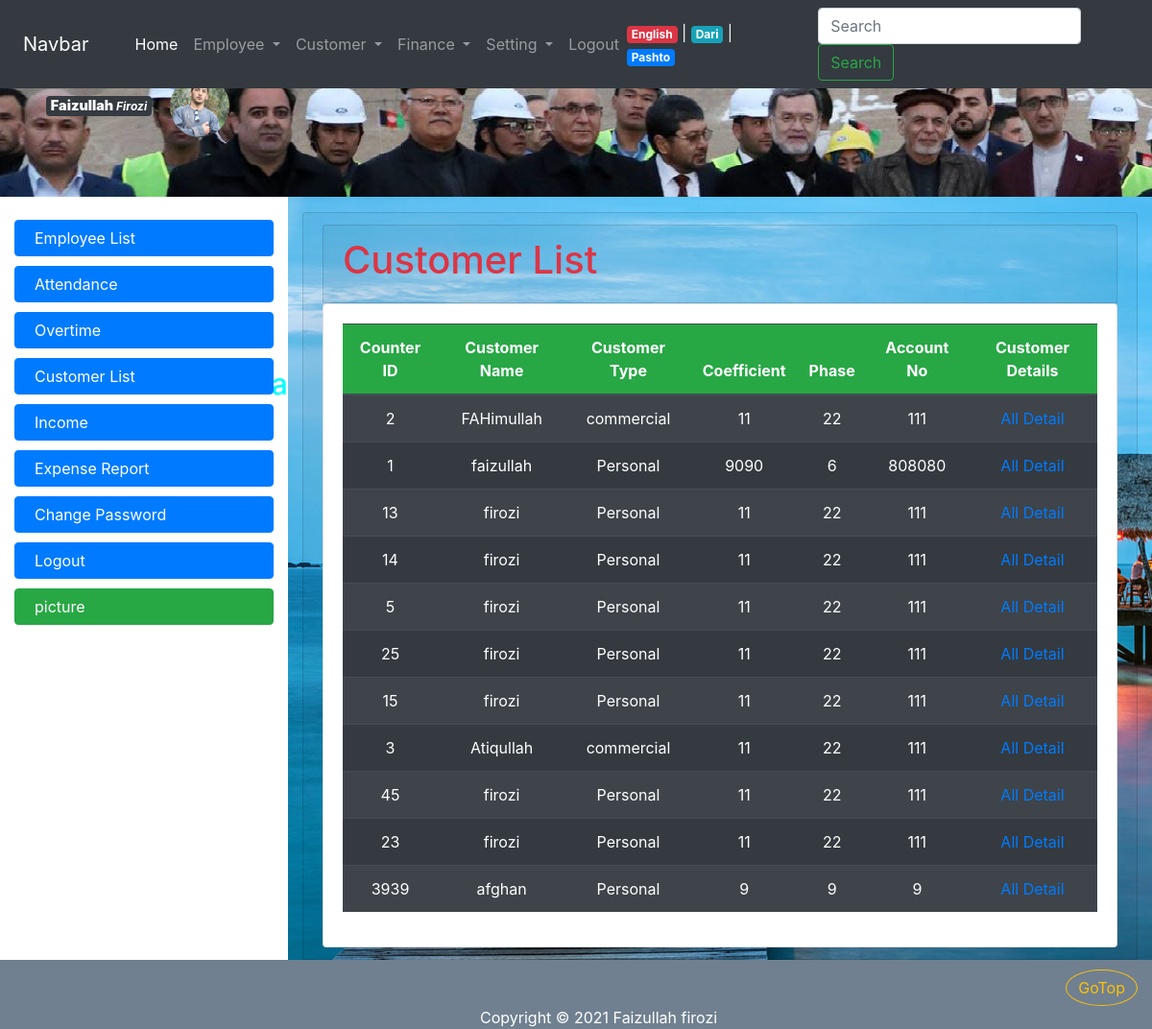
The app's page /customer_list.php (signed in) with its own data.
### tables this page shows
CREATE TABLE IF NOT EXISTS `employee` (
  `employee_id` int(11) NOT NULL AUTO_INCREMENT,
  `firstname` varchar(32) NOT NULL,
  `lastname` varchar(32) NOT NULL,
  `fathername` varchar(32) NOT NULL,
  `gender` tinyint(1) NOT NULL,
  `birth_year` int(11) NOT NULL,
  `nic` varchar(64) NOT NULL,
  `marital_status` tinyint(1) NOT NULL,
  `province_id` int(11) DEFAULT NULL,
  `district` varchar(64) NOT NULL,
  `address` varchar(255) DEFAULT NULL,
  `email` varchar(255) DEFAULT NULL,
  `degree_id` int(11) NOT NULL,
  `photo` varchar(128) DEFAULT NULL,
  `hire_date` date NOT NULL,
  `resign_date` date DEFAULT NULL,
  PRIMARY KEY (`employee_id`),
  UNIQUE KEY `nic` (`nic`),
  UNIQUE KEY `email` (`email`),
  KEY `employee_province_fk` (`province_id`),
  KEY `employee_degree_fk` (`degree_id`)
);

CREATE TABLE IF NOT EXISTS `counterbox` (
  `counter_id` int(11) NOT NULL,
  `customer_type` tinyint(1) NOT NULL,
  `coeffecent` int(11) NOT NULL,
  `phase` tinyint(4) NOT NULL,
  `account_no` int(11) NOT NULL,
  `customer_no` int(11) NOT NULL,
  `customer_name` varchar(128) NOT NULL,
  `father_name` varchar(32) DEFAULT NULL,
  `province_id` int(11) NOT NULL,
  `district` varchar(64) NOT NULL,
  `address` varchar(255) DEFAULT NULL,
  `junction` varchar(128) NOT NULL,
  `transformer` varchar(128) NOT NULL,
  `box_id` varchar(128) NOT NULL,
  `rout_code` varchar(255) NOT NULL,
  PRIMARY KEY (`counter_id`),
  KEY `province_counterbox_fk` (`province_id`)
);

### local/en.php (called while the page is built, shortened)
<?php
$banner_title = " Welcom To Breshna Compani Website ";
$menu_home = "Home";
$menu_employee = "Employee";
$menu_employee_list = "Employee List";
$menu_attendance = "Attendance";
$menu_overtime = "Overtime";
$menu_customer = "Customer";
$menu_finance = "Finance";
$menu_setting = "Setting";
$menu_change_password = "Change Password";
$menu_expense_report = "Expense Report";
$menu_customer_list = "Customer List";
$menu_income = "Income";
$menu_logout = "Logout";
$menu_lang_pashto = "Pashto";
$menu_lang_english = "English";
$menu_lang_dari = "Dari";
?>

### customer_list.php (the view, shortened to what this page needs)
<?php require_once("top.php"); ?>
<?php require_once("connection.php"); restrict(1,9,9,1); ?>
<?php
   $customer =  mysqli_query($con, "SELECT * FROM counterbox ");
    $row_customer = mysqli_fetch_assoc($customer);
?>
<div class="card card-header mt-3">
<div class="card card-header text-danger">
<h1>Customer List </h1>
</div>
<div class="card card-body">
<table class="table table-striped table-hover table-dark">
<thead class="bg-success">
<tr>
<th class="text-center" >Counter ID</th>
<th class="text-center" >Customer Name</th>
<th class="text-center" >Customer Type</th>
<th class="text-center" >Coefficient</th>
<th class="text-center" >Phase</th>
<th class="text-center" >Account No</th>
<th class="text-center" >Customer Details</th>
</tr>
</thead>
<tbody>
 <?php do { ?>
<tr>
<td class="text-center" ><?php echo $row_customer["counter_id"]; ?></td>
<td class="text-center" ><?php echo $row_customer["customer_name"]; ?></td>
<td class="text-center" ><?php if($row_customer["customer_type"] == 0) { echo "Personal";} else { echo "commercial";} ?></td>
<td class="text-center" ><?php echo $row_customer["coeffecent"]; ?></td>
<td class="text-center" ><?php echo $row_customer["phase"]; ?></td>
<td class="text-center" ><?php echo $row_customer["account_no"]; ?></td>
<td class="text-center" ><a href="customer_list_details.php?counter_id=<?php echo $row_customer["counter_id"]; ?>"  ><span class="glyphicon glyphicon-info-sign">All Detail</span></a></td>
</tr>
 <?php } while ($row_customer = mysqli_fetch_assoc($customer)); ?>
</tbody>
</table>
</div>
</div>
<?php require_once("footer.php"); ?>

### top.php (shortened to what this page needs)
<?php
        if(isset($_SESSION["lang"])){
                 require_once($_SESSION["lang"]);
              }
              else {
                  require_once("local/en.php");
              }
?>
<!DOCTYPE html>
<html>
<head>
    <link rel="stylesheet" type="text/css" href="css/bootstrap.min.css">
    <link rel="stylesheet" type="text/css" href="css/bootstrap-grid.min.css">
    <link rel="stylesheet" type="text/css" href="css/bootstrap-reboot.min.css">
    <link  rel="stylesheet" type="text/css" href="cal/calendar-blue2.css"/>
    <link rel="stylesheet" type="text/css" href="css/style.css">
    <link rel="stylesheet" type="text/css" href="sliderengine/amazingslider-1.css">
</head>
<body>
    <div class="container col-lg-12 col-md-12 col-sm-12 col-xs-12">
        <div id="banner" class="row">
            <?php if(isset($_SESSION["login"])) { ?>
                <?php
                $server = "localhost";
                $username = "root";
                $password = "";
                $database = "breshna";
                $con = mysqli_connect($server, $username, $password);
                mysqli_select_db($con,$database);
                $photo = mysqli_query($con, "SELECT photo, firstname, lastname FROM employee WHERE employee_id=". $_SESSION["login"]);
                $row_photo = mysqli_fetch_assoc($photo);
                ?>
                <div class="mx-5 m-4"  >
    <span class="badge badge-dark" >
    <big ><b ><?php echo $row_photo["firstname"]; ?></b></big>
    <i ><?php echo $row_photo["lastname"]; ?></i>
</span>
                    <img class="rounded-circle col-lg-1 co-md-3 col-sm-2 col-xs-3 " src="<?php echo $row_photo["photo"]; ?>"  alt="د برښنا شرکت ویب سایټ ته ښه راغلاست">
                </div>
            <?php } ?>
            <h3 id="bannerh1" class="col-lg-8  col-md-7 col-sm-7 col-xs-12" ><marquee <?php if (isset($_SESSION["lang"]) && $_SESSION["lang"] != "local/en.php"){ echo 'direction="right"';  }; ?> > <?php echo $banner_title; ?> </marquee></h3>
    </div>
       <div id="menu" class="row fixed-top">
       <?php  if(isset($_SESSION["login"])) {  ?>
           <nav class="navbar navbar-expand-lg navbar-dark fixed-top bg-dark col-lg-12 ">
               <a  class="navbar-brand mx-4" href="#">Navbar</a>
               <div class="collapse navbar-collapse mx-3" id="navbarSupportedContent">
                   <ul class="navbar-nav mr-auto">
                       <li class="nav-item active">
                           <a class="nav-link" href="home.php"><?php echo $menu_home; ?><span class="sr-only">(current)</span></a>
                       </li>
                       <li class="nav-item dropdown">
                           <a class="nav-link dropdown-toggle" href="#" id="navbarDropdown" role="button" data-toggle="dropdown" aria-haspopup="true" aria-expanded="false">
                               <?php echo $menu_employee; ?>
                           </a>
                       </li>
                       <li class="nav-item dropdown">
                           <a class="nav-link dropdown-toggle" href="#" id="navbarDropdown" role="button" data-toggle="dropdown" aria-haspopup="true" aria-expanded="false">
                               <?php echo $menu_customer; ?>
                           </a>
                       </li>
                       <li class="nav-item dropdown">
                           <a class="nav-link dropdown-toggle" href="#" id="navbarDropdown" role="button" data-toggle="dropdown" aria-haspopup="true" aria-expanded="false">
                               <?php echo $menu_finance; ?>
                           </a>
                       </li>
                       <li class="nav-item dropdown">
                           <a class="nav-link dropdown-toggle" href="#" id="navbarDropdown" role="button" data-toggle="dropdown" aria-haspopup="true" aria-expanded="false">
                               <?php echo $menu_setting; ?>
                           </a>
                       </li>
                       <li class="nav-item">
                           <a class="nav-link" href="logout.php" ><?php echo $menu_logout; ?></a>
                       </li>
                   </ul>
                       <span class="nav-item text-light mr-5">
                           <a href="switch.php?lang=en" class="badge badge-danger"> <?php echo $menu_lang_english; ?> </a> |
                           <a href="switch.php?lang=dr" class="badge badge-info"> <?php echo $menu_lang_dari; ?> </a> |
                           <a href="switch.php?lang=ps" class="badge badge-primary"> <?php echo $menu_lang_pashto; ?> </a>
                       </span>
                   <form class="form-inline my-2 my-lg-0">
                       <input class="form-control mr-sm-2" type="search" placeholder="Search" aria-label="Search">
                       <button class="btn btn-outline-success my-1 my-sm-0" type="submit">Search</button>
                   </form>
               </div>
           </nav>
        <?php  } ?>
    </div>
    <div id="body" class="row">
        <?php if (isset($_SESSION["login"])) { ?>
        <div id="nav-bar" class="col-lg-3 col-md-3 col-sm-4 col-xs-12">
            <br>
            <a class="btn btn-primary" href="employee_list.php"><span class="glyphicon glyphicon-th-list"></span> <?php echo $menu_employee_list; ?></a>
            <a class="btn btn-primary" href="employee_attendance.php"><span class="glyphicon glyphicon-calendar"></span> <?php echo $menu_attendance; ?></a>
            <a class="btn btn-primary" href="employee_overtime.php"><span class="glyphicon glyphicon-time"></span><?php echo $menu_overtime; ?> </a>
            <a class="btn btn-primary" href="customer_list.php"><span class="glyphicon glyphicon-user"></span><?php echo $menu_customer_list; ?></a>
            <a class="btn btn-primary" href="#"><span class="glyphicon glyphicon-usd"></span><span class="glyphicon glyphicon-chevron-right"></span> <?php echo $menu_income; ?></a>
            <a class="btn btn-primary" href="#"><span class="glyphicon glyphicon-usd"></span><span class="glyphicon glyphicon-chevron-left"></span> <?php echo $menu_expense_report; ?></a>
            <a id="btn" class="btn btn-primary" href="change_password.php"><span class="glyphicon glyphicon-lock"></span> <?php echo $menu_change_password; ?> </a>
            <a id="btn" class="btn btn-primary" href="logout.php"><span class="glyphicon glyphicon-log-out"></span> <?php echo $menu_logout; ?> </a>
            <a class="btn btn-success" href="pic.php"><span class="glyphicon glyphicon-picture"></span> picture </a>
        </div>
        <?php }  ?>
        <?php if (isset($_SESSION["login"])) { ?>
        <div id="content" class="col-lg-9 col-md-9 col-sm-8 col-xs-12">
<?php } else { ?>
            <div id="content" class="col-lg-12 col-md-12 col-sm-12 col-xs-12">
                <?php  } ?>

### css/style.css (style rules this page uses)
* { margin: 0; padding: 0; }
.container { width: 100%; }
#banner { margin-top: 55px; height: 150px; background-image: url(../images/thems/Untitled.png); }
#bannerh1 { font-size: 30px; margin-top: -60px; color: aqua; }
#nav-bar { min-height: 500px; }
#nav-bar a { display: block; margin-bottom: 10px; text-align: left; padding-left: 20px; }
#content { min-height: 750px; background-image: url(../images/thems/img10.jpg); }

### records on screen
employee: firstname "Faizullah", lastname "Firozi", photo (picture)
counterbox: counter_id "2", customer_name "FAHimullah", customer_type "commercial", coeffecent "11", phase "22", account_no "111"
counterbox: counter_id "1", customer_name "faizullah", customer_type "Personal", coeffecent "9090", phase "6", account_no "808080"
counterbox: counter_id "13", customer_name "firozi", customer_type "Personal", coeffecent "11", phase "22", account_no "111"
counterbox: counter_id "14", customer_name "firozi", customer_type "Personal", coeffecent "11", phase "22", account_no "111"
counterbox: counter_id "5", customer_name "firozi", customer_type "Personal", coeffecent "11", phase "22", account_no "111"
counterbox: counter_id "25", customer_name "firozi", customer_type "Personal", coeffecent "11", phase "22", account_no "111"
counterbox: counter_id "15", customer_name "firozi", customer_type "Personal", coeffecent "11", phase "22", account_no "111"
counterbox: counter_id "3", customer_name "Atiqullah", customer_type "commercial", coeffecent "11", phase "22", account_no "111"
counterbox: counter_id "45", customer_name "firozi", customer_type "Personal", coeffecent "11", phase "22", account_no "111"
counterbox: counter_id "23", customer_name "firozi", customer_type "Personal", coeffecent "11", phase "22", account_no "111"
counterbox: counter_id "3939", customer_name "afghan", customer_type "Personal", coeffecent "9", phase "9", account_no "9"

### other values on screen
$banner_title "Welcom To Breshna Compani Website"
$menu_home "Home"
$menu_employee "Employee"
$menu_customer "Customer"
$menu_finance "Finance"
$menu_setting "Setting"
$menu_logout "Logout"
$menu_lang_english "English"
$menu_lang_dari "Dari"
$menu_lang_pashto "Pashto"
$menu_employee_list "Employee List"
$menu_attendance "Attendance"
$menu_overtime "Overtime"
$menu_customer_list "Customer List"
$menu_income "Income"
